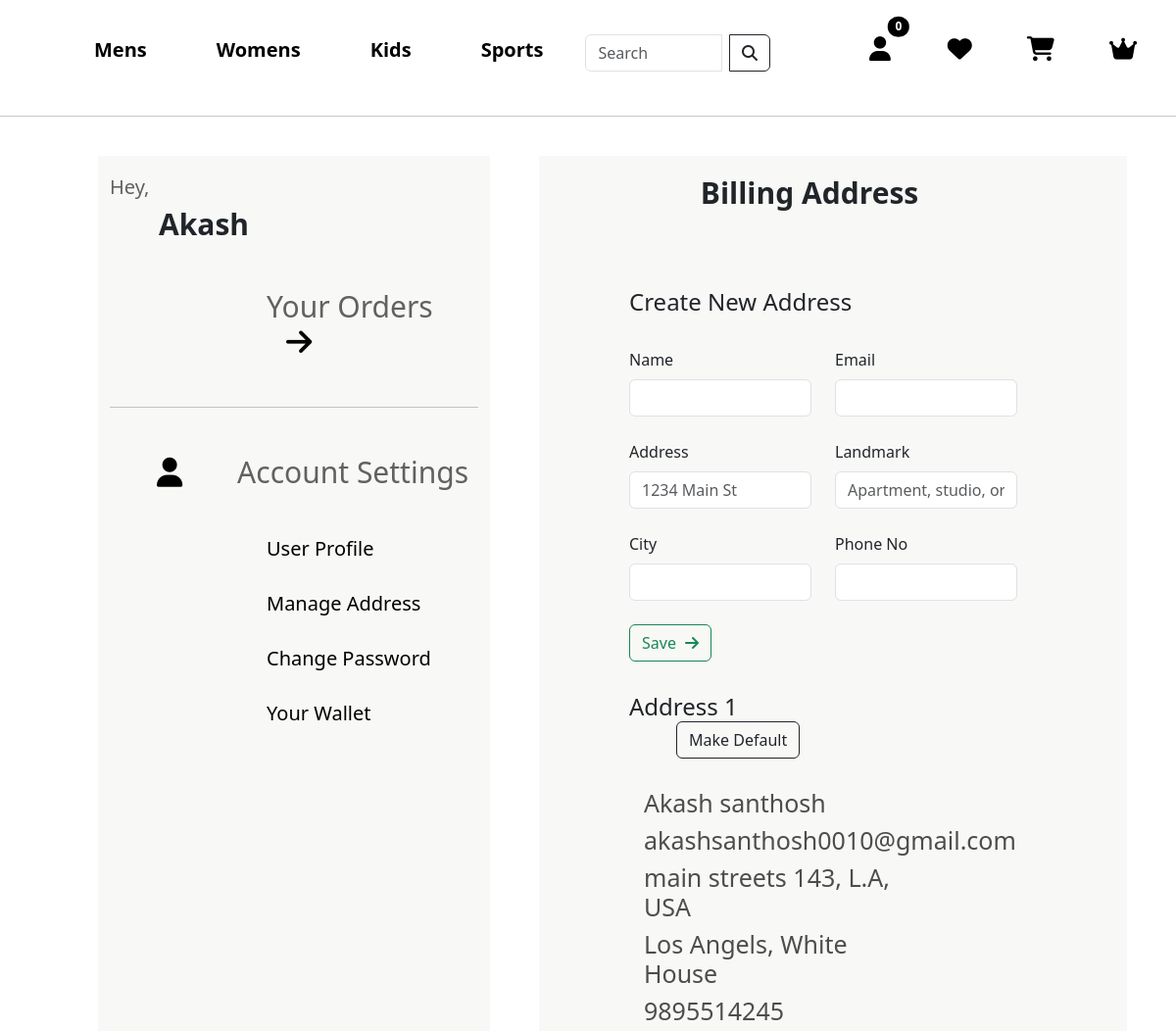
Before: /user_address/ (signed in, upper part) with the older database file.
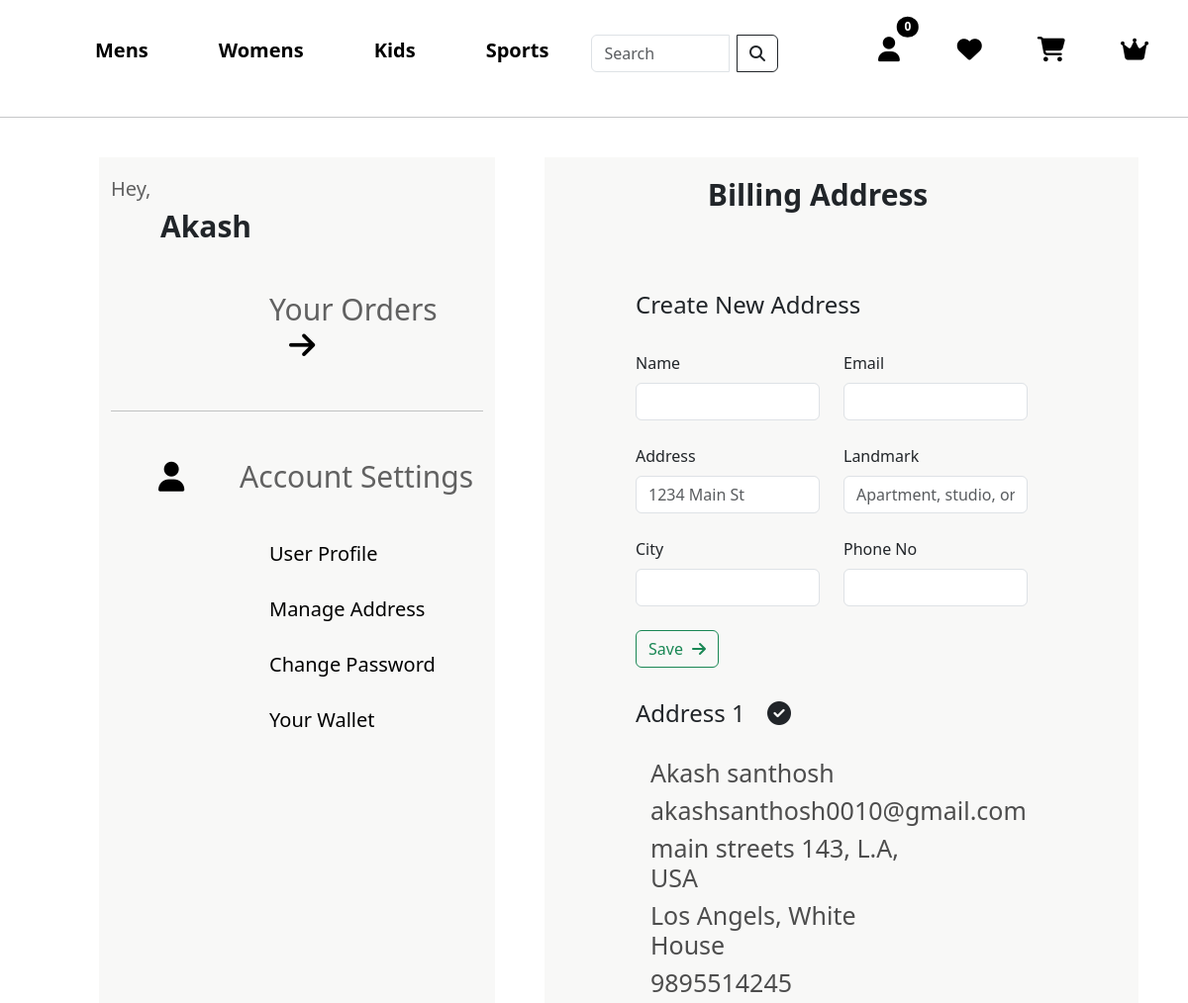
After: the same page with the newer database file.
### core/models.py (models this page shows)
class Address(models.Model):
    user = models.ForeignKey(CustomUser, on_delete=models.SET_NULL, null=True)
    name = models.CharField(max_length=100, null=True)
    address = models.CharField(max_length=100, null=True)
    phone_no = models.CharField(max_length=12, null=True)
    city = models.CharField(max_length=100, null=True)
    landmark = models.CharField(max_length=100, null=True)
    email = models.EmailField()
    status = models.BooleanField(default=False)
    class Meta:
        verbose_name_plural = "Address"

### core/views.py (the view, shortened to what this page needs)
# urls.py: path('user_address/', views.user_address, name='user_address'),
def user_address(request):
    user = request.user
    try:
        user_details = Address.objects.filter(user=user)
    except Address.DoesNotExist:
        user_details = None
    context = {'user_details' : user_details}
    return render(request, 'user_address.html', context)

### core/context_processor.py (called while the page is built)
def default(request):
    top = TopCategory.objects.all()
    cat = Category.objects.all()
    min_max_price = Product.objects.aggregate(Min('price'), Max('price'))
    return {
        'top':top,
        'cat': cat,
        'min_max_price': min_max_price
    }

### templates/user_address.html (shortened to what the changed rows need)
{% extends 'base.html' %}
{% block content %}
{% load static %}
<link rel="stylesheet" type="text/css" href="{% static 'profile.css' %}">
<section>
    <div class="container-fluid">
        <div class="row">
            <div class="col-lg-6" style="margin-left: 50px; background-color: rgb(248, 248, 247);">
                <div class="row" >
                    {% for user in user_details %}
                    <div class="col-md-6" style="margin-left: 5rem; margin-top: 2rem;">
                        <h4>Address {{ forloop.counter }}
                            {% if user.status %}
                            <span style="margin-left: 4rem;">
                                <i data-address-id="{{ user.id }}" style="margin-left: -3rem;" class="fa-solid fa-circle-check check{{ user.id }} check"></i>
                            </span>
                            {% else %}
                            <span>
                                <button data-address-id="{{ user.id }}" style="margin-left: 3rem;" class="btn btn-outline-dark make-default-address button{{ user.id }} action_btn">Make Default</button>
                            </span>
                            {% endif %}
                        </h4>
                        <div class="billing" style="margin-top: 30px; margin-left: 15px;">
                            <h5 style="font-size: 25px; margin-bottom: 8px; color: rgb(77, 77, 77);">{{ user.name }}</h5>
                            <h5 style="font-size: 25px; margin-bottom: 8px; color: rgb(77, 77, 77);">{{ user.email }}</h5>
                            <h5 style="font-size: 25px; margin-bottom: 8px; color: rgb(77, 77, 77);">{{ user.address}}</h5>
                            <h5 style="font-size: 25px; margin-bottom: 8px; color: rgb(77, 77, 77);">{{ user.city }}, {{ user.landmark }}</h5>
                            <h5 style="font-size: 25px; margin-bottom: 8px; color: rgb(77, 77, 77);">{{ user.phone_no }} </h5>
                        </div>
                    </div>
                    {% endfor %}
                </div>
            </div>
        </div>
    </div>
</section>
{% endblock content%}

Changed rows visible on the page:
changed Address "Akash santhosh": no longer shows "Make Default"
